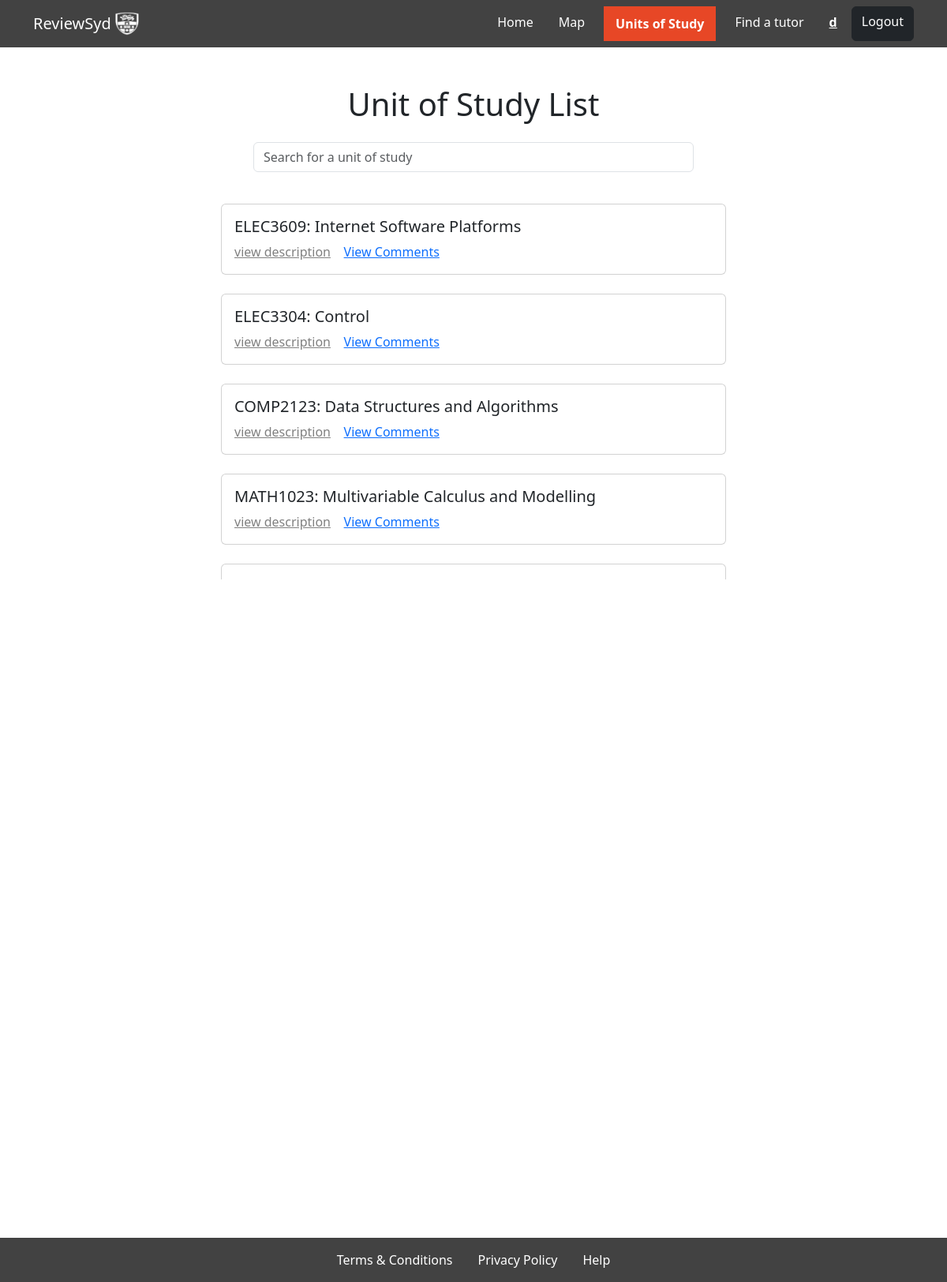
Screenshot of /UoSList/ (signed in) with the database file from the repository.
### myapp/models.py (models this page shows)
class UoS(models.Model):
    code = models.CharField(max_length=255)
    name = models.CharField(max_length=255)
    description = models.TextField(null=True, blank=True)

### myapp/views.py (the view)
# urls.py: path("UoSList/", views.UoSList, name="UoSList"),
@login_required
def UoSList(request):
    results=UoS.objects.all()
    return render(request, "UoSList.html", {"UoStudies": results, "navbar": "uos"})

### myapp/templates/UoSList.html (shortened to what this page needs)
{%extends "hf.html"%}{%block title%}Unit of Study List{%endblock%}
{%block content%}
<div class="container mt-5">
    <h1 class="font-weight-bold text-center mb-4">Unit of Study List</h1>
    <div class="input-group mb-3 w-50 mx-auto">
        <input type="search" id="search" class="form-control" placeholder="Search for a unit of study" aria-label="Search" aria-describedby="search-addon">
    </div>
    <div id="UoS" class="row row-cols-1 g-4" style="max-height: 500px; overflow-y: auto; margin-top: 15px;">
        {% for UoS in UoStudies %}
            <div class="col">
                <div class="card h-100 mx-auto" style="width: 40rem;">
                    <div class="card-body">
                        <h5 class="card-title">{{ UoS.code }}: {{ UoS.name }}</h5>
                        <a href="#" class="view-description" style="color: grey;">view description</a>
                        <a href="/UoS/{{ UoS.name }}/" >  View Comments</a>
                    </div>
                </div>
            </div>
        {% endfor %}
    </div>
</div>
{%endblock%}

### myapp/templates/hf.html (shortened to what this page needs)
{% load static %}
<!DOCTYPE html>
<html>
    <head>
        <link rel="stylesheet" href="{% static 'style.css' %}">
        <link href="https://cdn.jsdelivr.net/npm/bootstrap@5.3.2/dist/css/bootstrap.min.css" rel="stylesheet">
    </head>
<body>
    <nav class="navbar navbar-expand-lg navbar-light navbar-custom">
        <div class="container">
            <a class="navbar-brand" href="{% url 'location list' %}">
                ReviewSyd
                <img src="/static/images/logo-white.png" width="30" height="30" class="d-inline-block align-top" alt="">
            </a>
            <div class="collapse navbar-collapse justify-content-end" id="navbarNav">
                <ul class="navbar-nav">
                    <li class="nav-item">
                        <a class="nav-link {% if navbar == 'home' %} active {% endif %} me-3" aria-current="page" href="{% url 'location list' %}">Home</a>
                    </li>
                    <li class="nav-item">
                        <a class="nav-link {% if navbar == 'locationsMap' %} active {% endif %} me-3" aria-current="page" href="{% url 'locationsMap' %}">Map</a>
                    </li>
                    <li class="nav-item">
                        <a class="nav-link {% if navbar == 'uos' %} active {% endif %} me-3" aria-current="page" href="{% url 'UoSList' %}">Units of Study</a>
                    </li>
                    <li class="nav-item">
                        <a class="nav-link {% if navbar == 'tutor' %} active {% endif %} me-3" aria-current="page" href="{% url 'findTutor' %}">Find a tutor</a>
                    </li>
                    {% if user.is_authenticated %}
                        <li class="nav-item">
                            <a href="{% url 'accountSettings' %}" class="nav-link nav-name" style="color: white; text-decoration: underline; margin-right: 10px;">{{ user.first_name }}</a>
                        </li>
                    {% endif %}
                    {% if not user.is_authenticated %}
                        <a href="{% url 'login_view' %}" class="btn btn-primary rounded-2">Login</a>
                    {% else %}
                        <a href="{% url 'logout_view' %}" class="btn btn-dark rounded-2">Logout</a>
                    {% endif %}
                </ul>
            </div>
        </div>
    </nav>
    <div>
        {% block content %}
        {% endblock content %}
    </div>
    <nav class="navbar navbar-expand-lg navbar-light navbar-custom fixed-bottom" id="botNavbar">
        <div class="container-fluid justify-content-center" id="botNavbar">
            <ul class="navbar-nav">
                <li class="nav-item">
                    <a class="nav-link me-3" href="{% url 'terms and conditions' %}">Terms & Conditions</a>
                </li>
                <li class="nav-item">
                    <a class="nav-link me-3" href="{% url 'privacy' %}">Privacy Policy</a>
                </li>
                <li class="nav-item">
                    <a class="nav-link" href="{% url 'help' %}">Help</a>
                </li>
            </ul>
        </div>
    </nav>
</body>
</body>
</html>

### myapp/templates/hf.html (style rules this page uses)
.navbar-custom { background-color: #424242; }
.navbar-custom .navbar-brand, .navbar-custom .navbar-text, .navbar-custom .navbar-nav .nav-link { color: white; }
.navbar-custom .navbar-nav .nav-link.active { background-color: #E74726; font-weight: bold; padding: 10px 15px; }
.nav-name { background-color: #424242; font-weight: bold; padding: 10px 15px; position: relative; top: -2px; }

### rows the page displays
UoS: code "ELEC3609", name "Internet Software Platforms"
UoS: code "ELEC3304", name "Control"
UoS: code "COMP2123", name "Data Structures and Algorithms"
UoS: code "MATH1023", name "Multivariable Calculus and Modelling"

### other values shown
{{ user.first_name }} "d"
